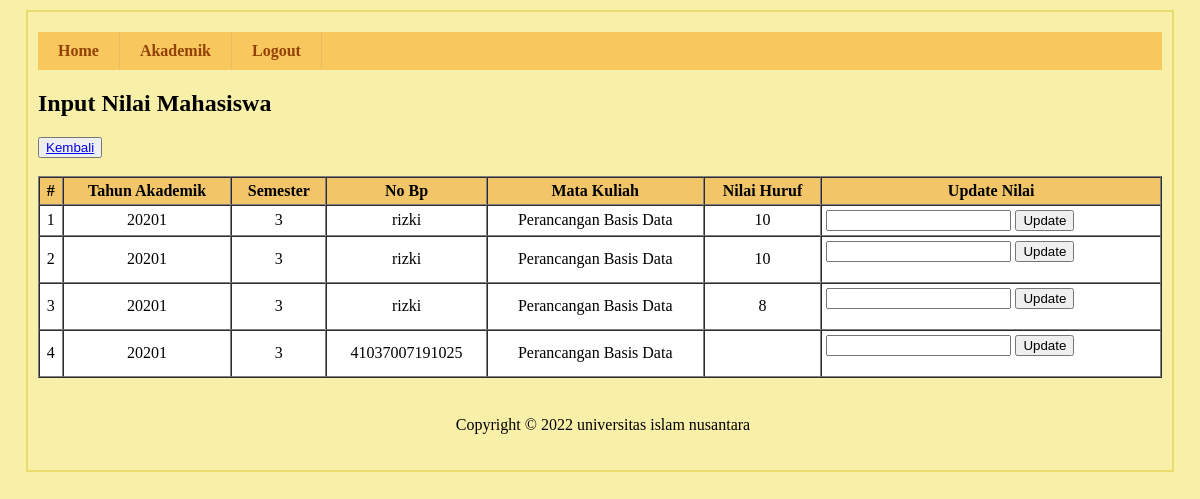
Screenshot of /sisfo-kampus/media.php?page=form-input-nilai&kd_jadwal=2 (signed in) with the database file from the repository.
### tables this page shows
CREATE TABLE `tbl_krs_mhs` (
  `id_krs` int(5) NOT NULL,
  `thn_akademik` varchar(5) DEFAULT NULL,
  `semester` varchar(5) DEFAULT NULL,
  `no_bp` varchar(14) DEFAULT NULL,
  `kd_jadwal` varchar(5) DEFAULT NULL,
  `kd_mk` varchar(15) DEFAULT NULL,
  `kd_dosen` varchar(5) DEFAULT NULL,
  `nilai_huruf` varchar(2) DEFAULT NULL
);

CREATE TABLE `tbl_matakuliah` (
  `kd_mk` varchar(15) NOT NULL,
  `nama_mk` varchar(30) DEFAULT NULL,
  `SKS` int(2) DEFAULT NULL,
  `aktif` enum('Y','T') DEFAULT 'Y'
);

### sisfo-kampus/form/form-input-nilai.php (the view, shortened to what this page needs)
<h2>Input Nilai Mahasiswa</h2>
<form method='POST' action=''>
   <button><a href="./media.php?page=tabel-jadwal-dosen">Kembali</a></button>
   <br><br>
   <table width="100%" border="1" cellpadding="4" cellspacing="0">
      <tr bgcolor='#f1c568'>
         <th>#</th>
         <th>Tahun Akademik</th>
         <th>Semester</th>
         <th>No Bp</th>
         <th>Mata Kuliah</th>
         <th>Nilai Huruf</th>
         <th>Update Nilai</th>
      </tr>
      <?php
      include "koneksi.php";
      $sql = mysqli_query($conn,"SELECT * FROM tbl_krs_mhs k LEFT JOIN tbl_matakuliah m ON k.kd_mk=m.kd_mk WHERE kd_jadwal='$_GET[kd_jadwal]'");
      $no = 1;
      while ($row = mysqli_fetch_array($sql)) {
      ?>
         <tr bgcolor='#FFF'>
         <tr bgcolor='#FFF'>
            <td align="center"> <?php echo $no; ?></td>
            <td align='center'> <?php echo $row['thn_akademik']; ?> </td>
            <td align='center'> <?php echo $row['semester']; ?> </td>
            <td align='center'> <?php echo $row['no_bp']; ?> </td>
            <td align='center'> <?php echo $row['nama_mk']; ?> </td>
            <td align='center'> <?php echo $row['nilai_huruf']; ?></td>
            <td>
               <form action="" method="POST">
                  <input type="text" name="nilai">
                  <button type="submit" name="update">Update</button>
               </form>
            </td>
         </tr>
      <?php
         $no++;
      }
      ?>
   </table>
   <br>
</form>

### sisfo-kampus/css/style.css (style rules this page uses)
body { background:#f8f0a9;margin:0;padding:0; }

### rows the page displays
tbl_krs_mhs: thn_akademik "20201", semester "3", no_bp "rizki", kd_mk.nama_mk "Perancangan Basis Data", nilai_huruf "10"
tbl_krs_mhs: thn_akademik "20201", semester "3", no_bp "rizki", kd_mk.nama_mk "Perancangan Basis Data", nilai_huruf "10"
tbl_krs_mhs: thn_akademik "20201", semester "3", no_bp "rizki", kd_mk.nama_mk "Perancangan Basis Data", nilai_huruf "8"
tbl_krs_mhs: thn_akademik "20201", semester "3", no_bp "41037007191025", kd_mk.nama_mk "Perancangan Basis Data"
